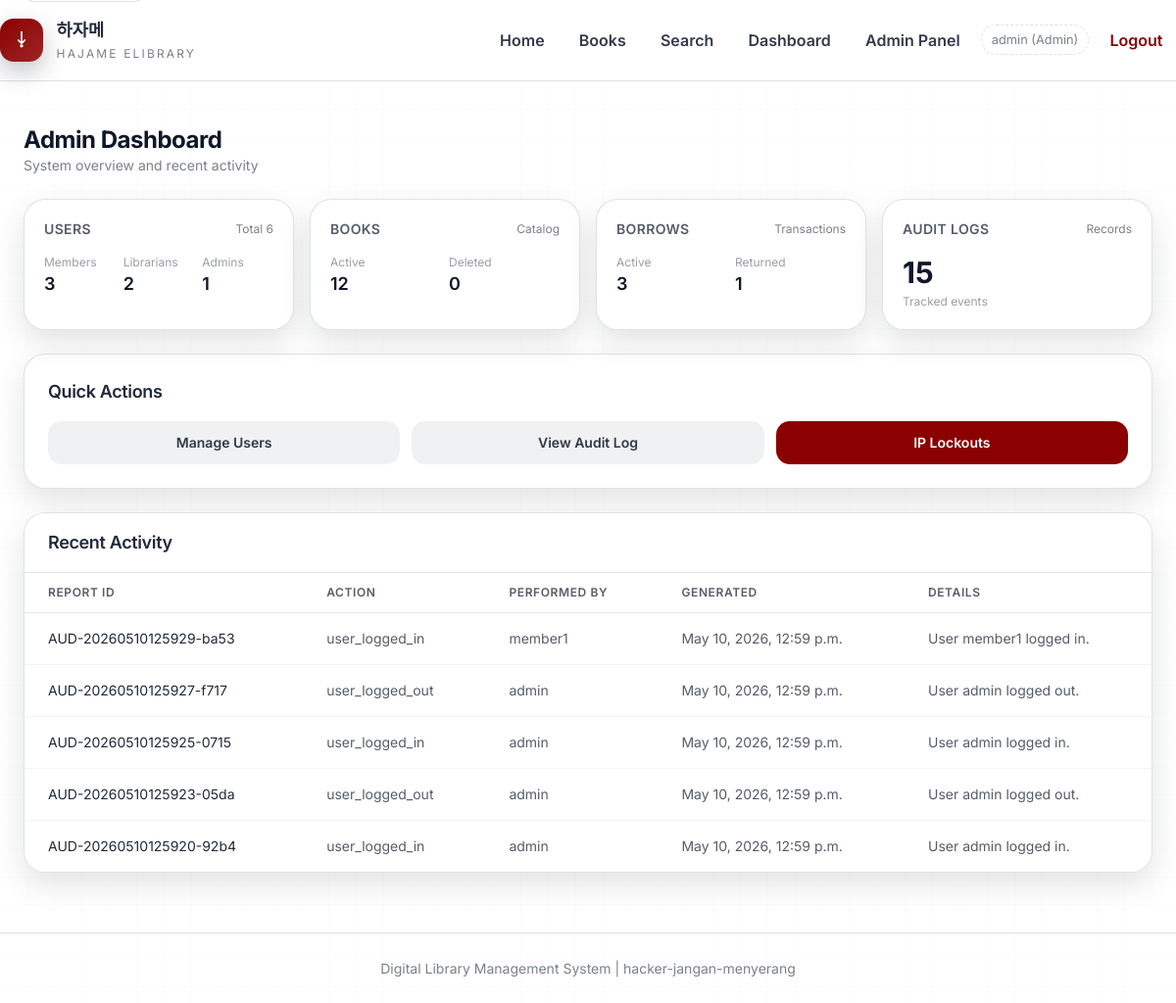
Screenshot of /admin-panel/ (signed in) with the database file from the repository.
### main/models.py (models this page shows, shortened)
class User(AbstractUser):
    class Role(models.TextChoices):
        MEMBER = 'member', 'Member'
        LIBRARIAN = 'librarian', 'Librarian'
        ADMIN = 'admin', 'Admin'
    role = models.CharField(
        max_length=20,
        choices=Role.choices,
        default=Role.MEMBER
    )
    employee_id = models.CharField(
        max_length=50,
        blank=True,
        null=True,
        help_text="Employee ID for Librarian role"
    )
    membership_number = models.CharField(
        max_length=50,
        blank=True,
        null=True,
        help_text="Membership number for Member role"
    )
    class Meta:
        db_table = 'users'

class AuditLog(models.Model):
    report_id = models.CharField(max_length=100, unique=True)
    generated_date = models.DateTimeField(auto_now_add=True)
    target_action = models.CharField(max_length=255)
    performed_by = models.ForeignKey(
        User,
        on_delete=models.SET_NULL,
        null=True,
        related_name='audit_logs'
    )
    details = models.TextField(blank=True)
    class Meta:
        db_table = 'audit_logs'
        ordering = ['-generated_date']

### main/admin_views.py (the view)
# urls.py: path('admin-panel/', admin_views.admin_dashboard, name='admin_dashboard'),
@role_required('admin')
@require_http_methods(["GET"])
def admin_dashboard(request):
    total_users = User.objects.count()
    total_members = User.objects.filter(role='member').count()
    total_librarians = User.objects.filter(role='librarian').count()
    total_admins = User.objects.filter(role='admin').count()
    total_books_active = Book.objects.filter(is_deleted=False).count()
    total_books_deleted = Book.objects.filter(is_deleted=True).count()
    total_active_borrows = BorrowTransaction.objects.filter(status='borrowed').count()
    total_returned = BorrowTransaction.objects.filter(status='returned').count()
    total_audit_logs = AuditLog.objects.count()
    recent_activity = AuditLog.objects.select_related('performed_by').order_by('-generated_date')[:5]
    return render(request, 'main/admin_dashboard.html', {
        'total_users': total_users,
        'total_members': total_members,
        'total_librarians': total_librarians,
        'total_admins': total_admins,
        'total_books_active': total_books_active,
        'total_books_deleted': total_books_deleted,
        'total_active_borrows': total_active_borrows,
        'total_returned': total_returned,
        'total_audit_logs': total_audit_logs,
        'recent_activity': recent_activity,
    })

### main/templates/main/admin_dashboard.html (shortened to what this page needs)
{% extends 'main/base.html' %}
{% block content %}
<div class="max-w-6xl mx-auto space-y-6">
    <div class="flex items-center justify-between">
        <div>
            <h2 class="text-2xl font-bold text-slate-900">Admin Dashboard</h2>
            <p class="text-sm text-slate-500">System overview and recent activity</p>
        </div>
    </div>
    <div class="grid grid-cols-1 md:grid-cols-2 lg:grid-cols-4 gap-4">
        <div class="bg-white border border-slate-200 rounded-2xl shadow-sm p-5">
            <div class="flex items-center justify-between">
                <h3 class="text-sm font-semibold text-slate-600 uppercase tracking-wide">Users</h3>
                <span class="text-xs text-slate-500">Total {{ total_users }}</span>
            </div>
            <div class="mt-4 grid grid-cols-3 gap-2 text-xs text-slate-600">
                <div>
                    <p class="text-slate-400">Members</p>
                    <p class="text-lg font-semibold text-slate-900">{{ total_members }}</p>
                </div>
                <div>
                    <p class="text-slate-400">Librarians</p>
                    <p class="text-lg font-semibold text-slate-900">{{ total_librarians }}</p>
                </div>
                <div>
                    <p class="text-slate-400">Admins</p>
                    <p class="text-lg font-semibold text-slate-900">{{ total_admins }}</p>
                </div>
            </div>
        </div>
        <div class="bg-white border border-slate-200 rounded-2xl shadow-sm p-5">
            <div class="flex items-center justify-between">
                <h3 class="text-sm font-semibold text-slate-600 uppercase tracking-wide">Books</h3>
                <span class="text-xs text-slate-500">Catalog</span>
            </div>
            <div class="mt-4 grid grid-cols-2 gap-2 text-xs text-slate-600">
                <div>
                    <p class="text-slate-400">Active</p>
                    <p class="text-lg font-semibold text-slate-900">{{ total_books_active }}</p>
                </div>
                <div>
                    <p class="text-slate-400">Deleted</p>
                    <p class="text-lg font-semibold text-slate-900">{{ total_books_deleted }}</p>
                </div>
            </div>
        </div>
        <div class="bg-white border border-slate-200 rounded-2xl shadow-sm p-5">
            <div class="flex items-center justify-between">
                <h3 class="text-sm font-semibold text-slate-600 uppercase tracking-wide">Borrows</h3>
                <span class="text-xs text-slate-500">Transactions</span>
            </div>
            <div class="mt-4 grid grid-cols-2 gap-2 text-xs text-slate-600">
                <div>
                    <p class="text-slate-400">Active</p>
                    <p class="text-lg font-semibold text-slate-900">{{ total_active_borrows }}</p>
                </div>
                <div>
                    <p class="text-slate-400">Returned</p>
                    <p class="text-lg font-semibold text-slate-900">{{ total_returned }}</p>
                </div>
            </div>
        </div>
        <div class="bg-white border border-slate-200 rounded-2xl shadow-sm p-5">
            <div class="flex items-center justify-between">
                <h3 class="text-sm font-semibold text-slate-600 uppercase tracking-wide">Audit Logs</h3>
                <span class="text-xs text-slate-500">Records</span>
            </div>
            <div class="mt-4">
                <p class="text-3xl font-bold text-slate-900">{{ total_audit_logs }}</p>
                <p class="text-xs text-slate-400 mt-1">Tracked events</p>
            </div>
        </div>
    </div>
    <div class="bg-white border border-slate-200 rounded-2xl shadow-sm p-6">
        <h3 class="text-lg font-semibold text-slate-800 mb-4">Quick Actions</h3>
        <div class="grid grid-cols-1 md:grid-cols-3 gap-3">
            <a href="/admin-panel/users/" class="px-4 py-3 rounded-lg bg-slate-200 text-slate-700 font-semibold text-sm text-center hover:bg-slate-300 transition-colors">
                Manage Users
            </a>
            <a href="/admin-panel/audit-log/" class="px-4 py-3 rounded-lg bg-slate-200 text-slate-700 font-semibold text-sm text-center hover:bg-slate-300 transition-colors">
                View Audit Log
            </a>
            <a href="{% url 'main:lockout_admin' %}" class="px-4 py-3 rounded-lg bg-red-800 text-white font-semibold text-sm text-center hover:bg-red-900 transition-colors">
                IP Lockouts
            </a>
        </div>
    </div>
    <div class="bg-white border border-slate-200 rounded-2xl shadow-sm overflow-hidden">
        <div class="px-6 py-4 border-b border-slate-200 bg-slate-50">
            <h3 class="text-lg font-semibold text-slate-800">Recent Activity</h3>
        </div>
        {% if recent_activity %}
            <div class="overflow-x-auto">
                <table class="min-w-full divide-y divide-slate-200">
                    <thead class="bg-slate-50">
                        <tr>
                            <th class="px-6 py-3 text-left text-xs font-semibold text-slate-600 uppercase tracking-wider">Report ID</th>
                            <th class="px-6 py-3 text-left text-xs font-semibold text-slate-600 uppercase tracking-wider">Action</th>
                            <th class="px-6 py-3 text-left text-xs font-semibold text-slate-600 uppercase tracking-wider">Performed By</th>
                            <th class="px-6 py-3 text-left text-xs font-semibold text-slate-600 uppercase tracking-wider">Generated</th>
                            <th class="px-6 py-3 text-left text-xs font-semibold text-slate-600 uppercase tracking-wider">Details</th>
                        </tr>
                    </thead>
                    <tbody class="bg-white divide-y divide-slate-100">
                        {% for log in recent_activity %}
                            <tr>
                                <td class="px-6 py-4 text-sm text-slate-800">{{ log.report_id }}</td>
                                <td class="px-6 py-4 text-sm text-slate-600">{{ log.target_action }}</td>
                                <td class="px-6 py-4 text-sm text-slate-600">{{ log.performed_by.username|default:'-' }}</td>
                                <td class="px-6 py-4 text-sm text-slate-600">{{ log.generated_date }}</td>
                                <td class="px-6 py-4 text-sm text-slate-600">{{ log.details|default:'-' }}</td>
                            </tr>
                        {% endfor %}
                    </tbody>
                </table>
            </div>
        {% else %}
            <div class="px-6 py-6 text-sm text-slate-500">
                No audit activity yet.
            </div>
        {% endif %}
    </div>
</div>
{% endblock %}

### main/templates/main/base.html (shortened to what this page needs)
{% load static %}
<!DOCTYPE html>
<html lang="en">
<head>
    <script src="https://cdn.tailwindcss.com"></script>
    <link rel="stylesheet" href="{% static 'css/style.css' %}">
</head>
<body class="app-shell bg-white text-slate-800 min-h-screen flex flex-col">
    <header class="site-header">
        <div class="container-custom header-row">
            <a href="{% url 'main:landing' %}" class="brand-link">
                <span class="brand-mark" aria-hidden="true">
                    <svg viewBox="0 0 24 24" class="w-4 h-4 text-white" fill="none" stroke="currentColor" stroke-width="2">
                        <path d="M12 2L12 16M12 16L8 12M12 16L16 12" stroke-linecap="round" stroke-linejoin="round"></path>
                        <circle cx="12" cy="19" r="1"></circle>
                    </svg>
                </span>
                <span class="brand-text">
                    <span class="brand-title">하자메</span>
                    <span class="brand-sub">Hajame eLibrary</span>
                </span>
            </a>
            <nav class="site-nav">
                <a href="{% url 'main:landing' %}" class="nav-link">Home</a>
                <a href="{% url 'main:book_list' %}" class="nav-link">Books</a>
                <a href="{% url 'main:search_books' %}" class="nav-link">Search</a>
                {% if user.is_authenticated %}
                    {% if user.role == 'member' %}
                        <a href="{% url 'main:member_dashboard' %}" class="nav-link">Dashboard</a>
                        <a href="{% url 'main:borrow_history' %}" class="nav-link">My History</a>
                    {% elif user.role == 'librarian' %}
                        <a href="{% url 'main:librarian_dashboard' %}" class="nav-link">Dashboard</a>
                        <a href="{% url 'main:book_management_list' %}" class="nav-link">Books</a>
                        <a href="{% url 'main:category_list' %}" class="nav-link">Categories</a>
                        <a href="{% url 'main:generate_report' %}" class="nav-link">Report</a>
                    {% elif user.role == 'admin' %}
                        <a href="{% url 'main:admin_dashboard' %}" class="nav-link">Dashboard</a>
                        <a href="{% url 'main:lockout_admin' %}" class="nav-link">Admin Panel</a>
                    {% endif %}
                    <span class="nav-meta">{{ user.username }} ({{ user.get_role_display }})</span>
                    <a href="{% url 'main:logout' %}" class="nav-link nav-ghost">Logout</a>
                {% else %}
                    <a href="{% url 'main:login' %}" class="nav-cta">Login</a>
                {% endif %}
            </nav>
        </div>
    </header>
    <main id="main-content" class="site-main flex-1">
        <div class="container-custom">
            {% block content %}{% endblock %}
        </div>
    </main>
    <footer class="site-footer">
        <div class="container-custom text-center text-sm">
            <p>Digital Library Management System | hacker-jangan-menyerang</p>
        </div>
    </footer>
</body>
</html>

### rows the page displays
User: username "admin", role "Admin"
AuditLog: report_id "AUD-20260510125929-ba53", target_action "user_logged_in", performed_by.username "member1", generated_date "May 10, 2026, 12:59 p.m.", details "User member1 logged in."
AuditLog: report_id "AUD-20260510125927-f717", target_action "user_logged_out", performed_by.username "admin", generated_date "May 10, 2026, 12:59 p.m.", details "User admin logged out."
AuditLog: report_id "AUD-20260510125925-0715", target_action "user_logged_in", performed_by.username "admin", generated_date "May 10, 2026, 12:59 p.m.", details "User admin logged in."
AuditLog: report_id "AUD-20260510125923-05da", target_action "user_logged_out", performed_by.username "admin", generated_date "May 10, 2026, 12:59 p.m.", details "User admin logged out."
AuditLog: report_id "AUD-20260510125920-92b4", target_action "user_logged_in", performed_by.username "admin", generated_date "May 10, 2026, 12:59 p.m.", details "User admin logged in."

### other values shown
{{ total_users }} "6"
{{ total_members }} "3"
{{ total_librarians }} "2"
{{ total_admins }} "1"
{{ total_books_active }} "12"
{{ total_books_deleted }} "0"
{{ total_active_borrows }} "3"
{{ total_returned }} "1"
{{ total_audit_logs }} "15"
